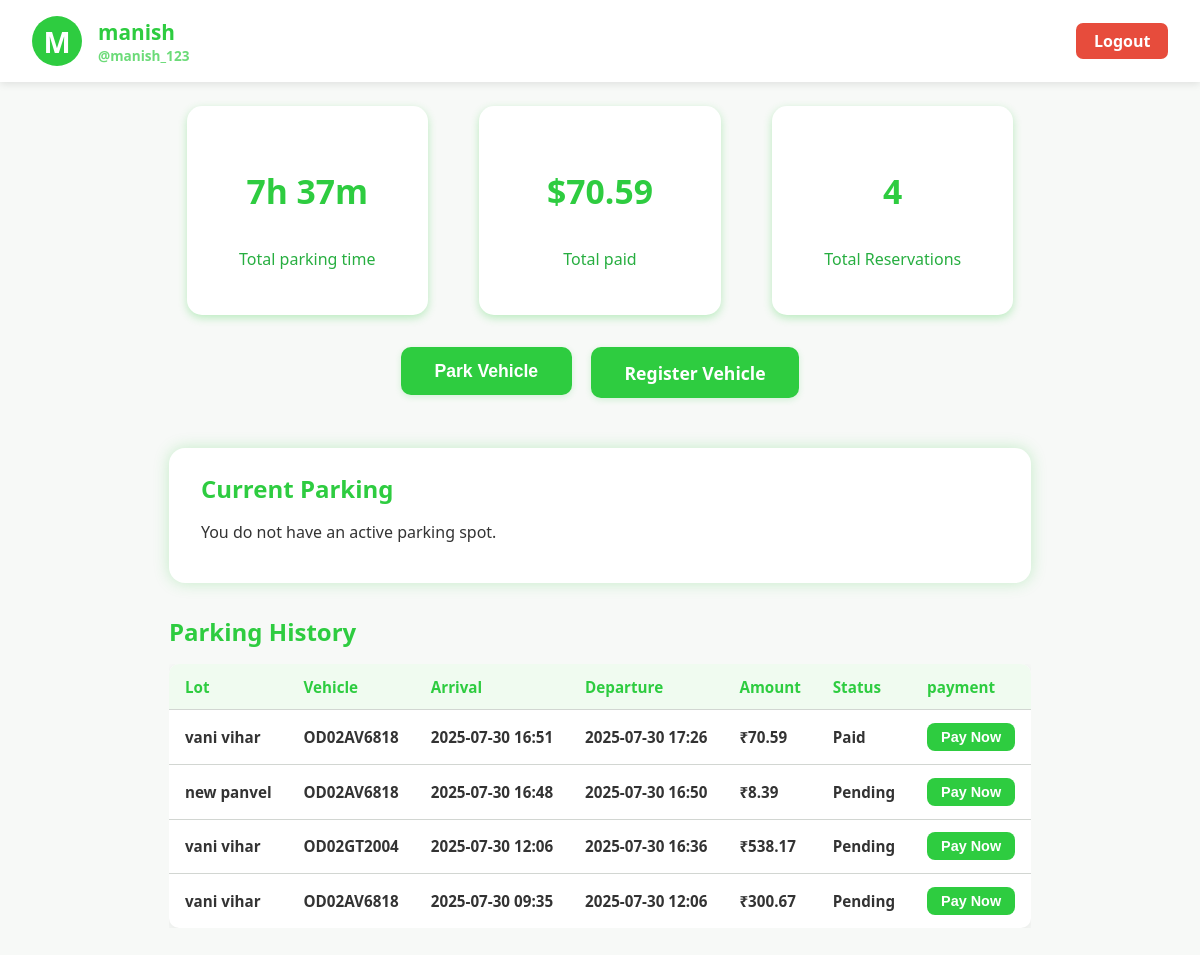
The app's page /user/dashboard (signed in), older data.
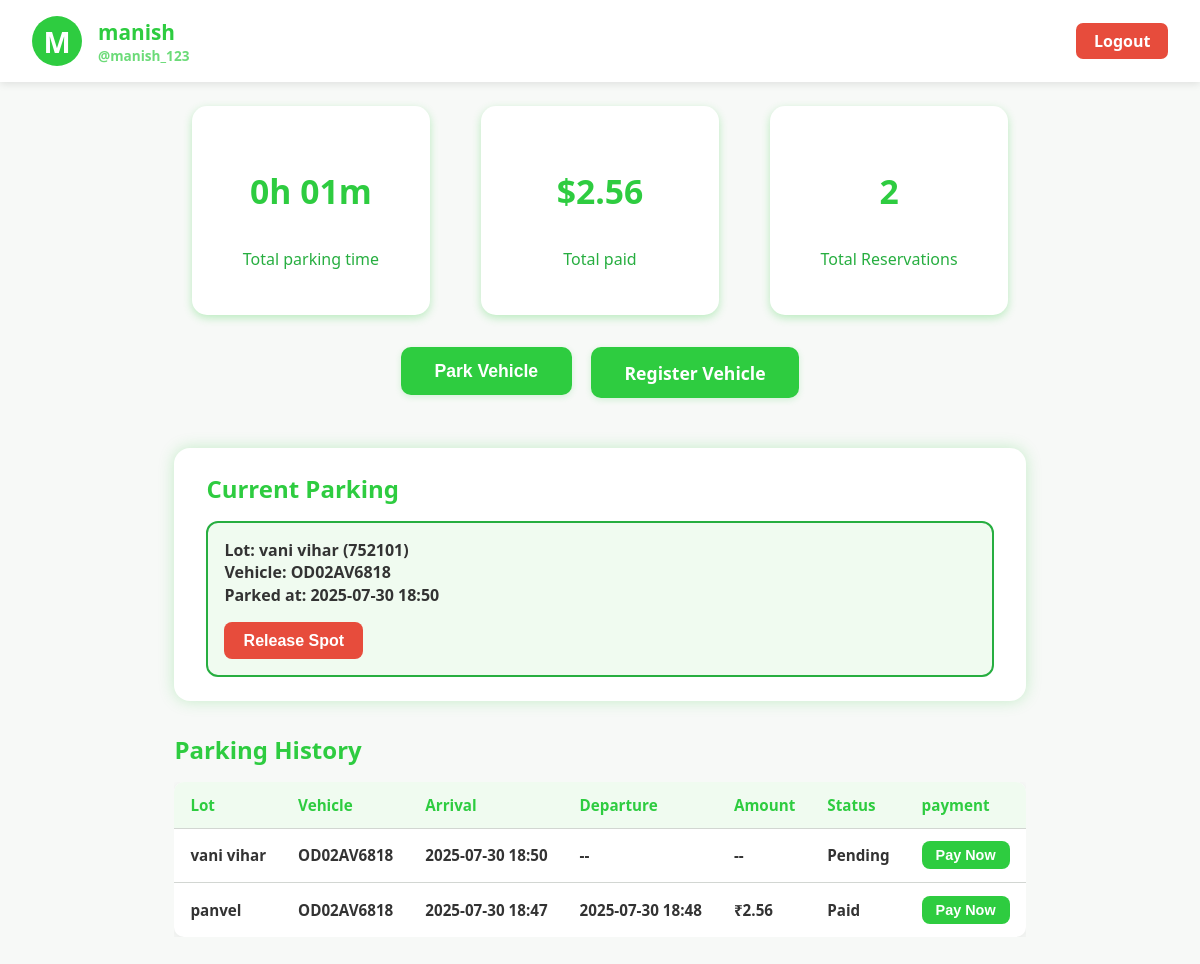
The same page, newer data.
### models.py (models this page shows, shortened)
class User(db.Model):
    __tablename__ = 'users'
    id = db.Column(db.Integer, primary_key=True)
    u_name = db.Column(db.String(100), nullable=True)
    username = db.Column(db.String(80), unique=True, nullable=False)
    password = db.Column(db.String(200), nullable=False)  # hash
    role = db.Column(db.String(20), nullable=False)
    vehicles = db.relationship('Vehicle', backref='user', cascade='all, delete-orphan')
    spots = db.relationship('Spot', backref='user', cascade='all, delete-orphan')
    reservations = db.relationship('Reservation', backref='user', cascade='all, delete-orphan')

class Reservation(db.Model):
    __tablename__ = 'reservations'
    id = db.Column(db.Integer, primary_key=True)
    lot_id = db.Column(db.Integer, db.ForeignKey('lots.id'), nullable=False)
    user_id = db.Column(db.Integer, db.ForeignKey('users.id'), nullable=False)
    vehicle_id = db.Column(db.Integer, db.ForeignKey('vehicles.id'), nullable=False)
    wheels_occupied = db.Column(db.Integer, nullable=False)
    parking_timestamp = db.Column(db.DateTime, default=datetime.utcnow)
    leaving_timestamp = db.Column(db.DateTime, nullable=True)
    amount = db.Column(db.Float, nullable=True)
    payment_status = db.Column(db.String(20), nullable=False, default='Pending')  # e.g. Pending, Paid, Failed
    vehicle = db.relationship('Vehicle', backref='reservations')

class Lot(db.Model):
    __tablename__ = 'lots'
    id = db.Column(db.Integer, primary_key=True)
    location_name = db.Column(db.String(100), nullable=False)
    price = db.Column(db.Float, nullable=False)  # price per unit time
    address = db.Column(db.String(200), nullable=True)
    pin_code = db.Column(db.String(20), nullable=True)
    max_wheels = db.Column(db.Integer, nullable=False)
    spots = db.relationship('Spot', backref='lot', cascade='all, delete-orphan')
    reservations = db.relationship('Reservation', backref='lot', cascade='all, delete-orphan')

class Vehicle(db.Model):
    __tablename__ = 'vehicles'
    id = db.Column(db.Integer, primary_key=True)
    v_number = db.Column(db.String(20), unique=True, nullable=False)
    user_id = db.Column(db.Integer, db.ForeignKey('users.id'), nullable=False)
    wheels_no = db.Column(db.Integer, nullable=False)

class Spot(db.Model):
    __tablename__ = 'spots'
    id = db.Column(db.Integer, primary_key=True)
    lot_id = db.Column(db.Integer, db.ForeignKey('lots.id'), nullable=False)
    user_id = db.Column(db.Integer, db.ForeignKey('users.id'), nullable=False)
    vehicle_id = db.Column(db.Integer, db.ForeignKey('vehicles.id'), nullable=False)
    no_of_wheels = db.Column(db.Integer, nullable=False)
    parked_at = db.Column(db.DateTime, default=datetime.utcnow)
    status = db.Column(db.String(1), nullable=False, default='O')
    vehicle = db.relationship('Vehicle', backref='active_spots')

### app.py (the view)
@app.route('/user/dashboard')
def user_dashboard():
    if session.get('role') != 'user':
        flash('Access denied.')
        return redirect(url_for('auth.login'))
    user_id = session.get('user_id')
    user = User.query.get(user_id)
    if not user:
        flash('User not found.')
        return redirect(url_for('auth.login'))
    active_spot = Spot.query.filter_by(user_id=user_id).first()
    reservations = Reservation.query.filter_by(user_id=user_id).order_by(Reservation.parking_timestamp.desc()).all()
    total_time = timedelta()
    total_paid = 0
    for res in reservations:
        if res.leaving_timestamp is not None:
            total_time += res.leaving_timestamp - res.parking_timestamp
        else:
            continue
        if res.payment_status == 'Paid':
            total_paid += res.amount
    total_minutes = int(total_time.total_seconds() // 60)
    hours = total_minutes // 60
    minutes = total_minutes % 60
    total_time_parked = f"{hours}h {minutes:02d}m"
    total_amount_paid = f"${total_paid}"
    total_bookings = len(reservations)
    return render_template(
        'user_dashboard.html',
        user=user,
        active_spot=active_spot,
        reservations=reservations,
        total_time_parked=total_time_parked,
        total_amount_paid=total_amount_paid,
        total_bookings=total_bookings
    )

### templates/user_dashboard.html (shortened to what this page needs)
<!DOCTYPE html>
<html lang="en">
<head>
    <link rel="stylesheet" href="{{ url_for('static', filename='css/user_dashboard.css') }}">
</head>
<body>
    <header class="user-header">
        <div class="profile-pic">{{ user.u_name[0]|upper if user.u_name else user.username[0]|upper }}</div>
        <div class="profile-details">
            <div class="profile-name">{{ user.u_name or user.username }}</div>
            <div class="profile-username">@{{ user.username }}</div>
        </div>
        <a href="{{ url_for('auth.logout') }}" class="logout-button">Logout</a>
    </header>
    <main>
        <section class="analytics-section">
            <div class="analytics-card">
                <h3>{{ total_time_parked }}</h3>
                <p>Total parking time</p>
            </div>
            <div class="analytics-card">
                <h3>{{ total_amount_paid }}</h3>
                <p>Total paid</p>
            </div>
            <div class="analytics-card">
                <h3>{{ total_bookings }}</h3>
                <p>Total Reservations</p>
            </div>
        </section>
        <div class="dashboard-action-buttons">
            <form method="POST" action="{{ url_for('user.park_vehicle') }}">
                <button type="submit">Park Vehicle</button>
            </form>
            <a href="{{ url_for('user.register_vehicle') }}">Register Vehicle</a>
        </div>
        <section class="active-parking-section">
            <h2>Current Parking</h2>
            {% if active_spot %}
                <div class="active-parking-card">
                    <strong>Lot:</strong> {{ active_spot.lot.location_name }} ({{ active_spot.lot.pin_code }})<br/>
                    <strong>Vehicle:</strong> {{ active_spot.vehicle.v_number }}<br/>
                    <strong>Parked at:</strong> {{ active_spot.parked_at.strftime('%Y-%m-%d %H:%M') }}<br/>
                    <form method="POST" action="{{ url_for('user.leave_spot', spot_id=active_spot.id) }}">
                        <button type="submit" class="release-button">Release Spot</button>
                    </form>
                </div>
            {% else %}
                <p>You do not have an active parking spot.</p>
            {% endif %}
        </section>
        <section class="history-section">
            <h2>Parking History</h2>
            {% if reservations %}
                <div class="history-table-wrapper">
                    <table class="history-table">
                        <thead>
                            <tr>
                                <th>Lot</th>
                                <th>Vehicle</th>
                                <th>Arrival</th>
                                <th>Departure</th>
                                <th>Amount</th>
                                <th>Status</th>
                                <th>payment</th>
                            </tr>
                        </thead>
                        <tbody>
                        {% for res in reservations %}
                            <tr>
                                <td>{{ res.lot.location_name }}</td>
                                <td>{{ res.vehicle.v_number }}</td>
                                <td>{{ res.parking_timestamp.strftime('%Y-%m-%d %H:%M') }}</td>
                                <td>
                                    {% if res.leaving_timestamp %}
                                        {{ res.leaving_timestamp.strftime('%Y-%m-%d %H:%M') }}
                                    {% else %}
                                        --
                                    {% endif %}
                                </td>
                                <td>
                                    {% if res.amount %}
                                        ₹{{ res.amount }}
                                    {% else %}
                                        --
                                    {% endif %}
                                </td>
                                <td>{{ res.payment_status }}</td>
                                <td>
                                    <form method="POST" action="{{ url_for('user.pay', reservation_id=res.id) }}">
                                        <button type="submit">Pay Now</button>
                                    </form>
                                </td>
                            </tr>
                        {% endfor %}
                        </tbody>
                    </table>
                </div>
            {% else %}
                <p>No parking history found.</p>
            {% endif %}
        </section>
    </main>
</body>
</html>

### static/css/user_dashboard.css (style rules this page uses)
body { margin: 0; font-family: 'Segoe UI', Tahoma, Geneva, Verdana, sans-serif; background-color: #f7f9f7; color: #333; min-height: 100vh; display: flex; flex-direction: column; }
.user-header { background-color: white; color: #2ecc40; display: flex; align-items: center; padding: 1rem 2rem; box-shadow: 0 2px 8px rgba(0,0,0,0.1); font-weight: 600; position: sticky; top: 0; z-index: 10; }
.profile-pic { background-color: #2ecc40; color: white; font-weight: bold; font-size: 1.8rem; width: 50px; height: 50px; border-radius: 50%; display: flex; justify-content: center; align-items: center; margin-right: 1rem; user-select: none; }
.profile-details { display: flex; flex-direction: column; flex-grow: 1; }
.profile-name { font-size: 1.3rem; }
.profile-username { font-size: 0.85rem; opacity: 0.7; }
.logout-button { background-color: #e74c3c; color: white; border: none; padding: 0.45rem 1.1rem; border-radius: 7px; font-weight: 700; cursor: pointer; text-decoration: none; display: inline-block; font-family: inherit; font-size: 1rem; transition: background-color 0.3s ease; }
main { flex-grow: 1; padding: 1.5rem 2rem 3rem 2rem; max-width: 900px; margin: 0 auto; }
.analytics-section { display: flex; justify-content: space-around; gap: 1rem; margin-bottom: 2rem; flex-wrap: wrap; }
.analytics-card { background: white; color: #2ecc40; border-radius: 15px; box-shadow: 0 3px 8px rgba(46, 204, 64, 0.3); width: 28%; min-width: 160px; text-align: center; padding: 1.8rem 0; font-weight: 700; font-size: 1.8rem; user-select: none; }
.analytics-card p { font-weight: 500; font-size: 1rem; color: #27ae40; margin-top: 0.3rem; }
.active-parking-section { background: white; padding: 1.5rem 2rem; border-radius: 16px; box-shadow: 0 0 15px rgba(46,204,64,0.25); margin-bottom: 2rem; }
.active-parking-section h2 { margin-top: 0; margin-bottom: 1rem; color: #2ecc40; }
.active-parking-card { padding: 1rem; border-radius: 12px; border: 2px solid #27ae40; background-color: #f0fbf0; font-weight: 600; font-size: 1rem; line-height: 1.4; }
.release-button { margin-top: 1rem; background-color: #e74c3c; color: white; border: none; padding: 0.6rem 1.2rem; border-radius: 8px; cursor: pointer; font-weight: 700; font-size: 1rem; transition: background-color 0.3s ease; }
.history-section { margin-bottom: 2rem; }
.history-section h2 { color: #2ecc40; margin-bottom: 1rem; }
.history-table-wrapper { overflow-x: auto; }
.history-table { width: 100%; border-collapse: collapse; background: white; border-radius: 10px; overflow: hidden; box-shadow: 0 3px 12px rgba(0,0,0,0.07); }
.history-table th, .history-table td { padding: 0.8rem 1rem; border-bottom: 1px solid #d2d6d2; text-align: left; font-weight: 600; font-size: 0.95rem; }
.history-table th { background-color: #f0fbf0; color: #2ecc40; }
.history-table tr:last-child td { border-bottom: none; }
.history-table form { display: inline; margin: 0; padding: 0; }
.history-table button { background-color: #2ecc40; color: white; border: none; padding: 6px 14px; border-radius: 8px; font-weight: 700; cursor: pointer; transition: background-color 0.3s ease; font-size: 0.9rem; }

### templates/user_dashboard.html (style rules this page uses)
.dashboard-action-buttons { display: flex; gap: 1.2rem; justify-content: center; margin: 2rem 0 2.4rem 0; flex-wrap: wrap; }
.dashboard-action-buttons a, .dashboard-action-buttons form button { background-color: #2ecc40; color: white; border: none; border-radius: 10px; font-size: 1.1rem; font-weight: 700; padding: 0.85rem 2.1rem; text-align: center; text-decoration: none; cursor: pointer; box-shadow: 0 2px 6px rgba(46,204,64,0.18); transition: background 0.2s; margin-bottom: 0.7rem; }

Row changes from the older to the newer data that the page shows:
removed Reservation: lot.location_name "vani vihar", vehicle.v_number "OD02AV6818", parking_timestamp "2025-07-30 16:51", leaving_timestamp "2025-07-30 17:26", amount "70.59", payment_status "Paid"
removed Reservation: lot.location_name "new panvel", vehicle.v_number "OD02AV6818", parking_timestamp "2025-07-30 16:48", leaving_timestamp "2025-07-30 16:50", amount "8.39", payment_status "Pending"
now on this page (row edited): Lot: lot.location_name "vani vihar", lot.pin_code "752101"
now on this page (row unchanged): Vehicle: vehicle.v_number "OD02AV6818"
now on this page (row edited): Spot: parked_at "2025-07-30 18:50"
changed Reservation "Pending": vehicle.v_number "OD02GT2004" → "OD02AV6818"; parking_timestamp "2025-07-30 12:06" → "2025-07-30 18:50"; leaving_timestamp "2025-07-30 16:36" → (not shown); amount "538.17" → (not shown); now shows "--"; amount "₹" → "--"
changed Reservation: lot.location_name "vani vihar" → "panvel"; parking_timestamp "2025-07-30 09:35" → "2025-07-30 18:47"; leaving_timestamp "2025-07-30 12:06" → "2025-07-30 18:48"; amount "300.67" → "2.56"; payment_status "Pending" → "Paid"
Text that changed along with them:
{{ total_time_parked }}: "7h 37m" → "0h 01m"
{{ total_amount_paid }}: "$70.59" → "$2.56"
{{ total_bookings }}: "4" → "2"
text no longer shown: "You do not have an active parking spot."
text now shown: "Lot: ( ) Vehicle: Parked at: Release Spot"
